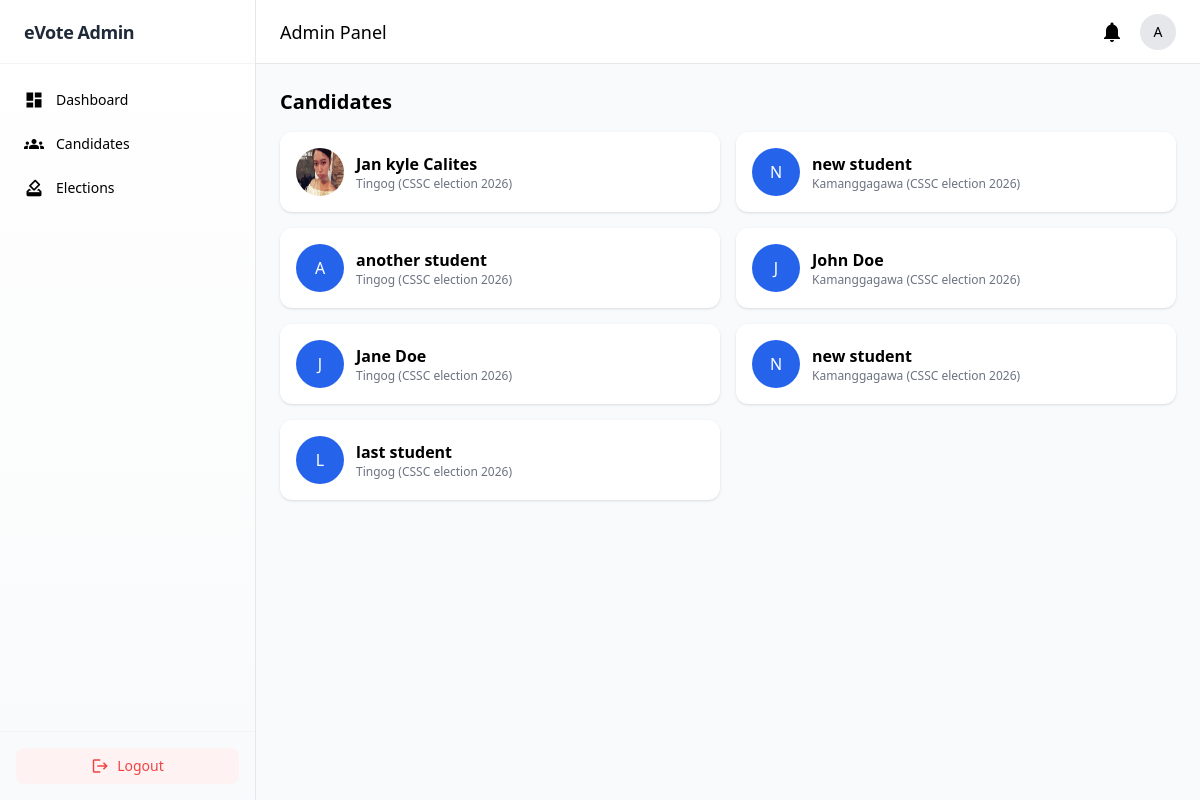
/admin_candidate_list/ (signed in), run on an earlier commit of the app's database.
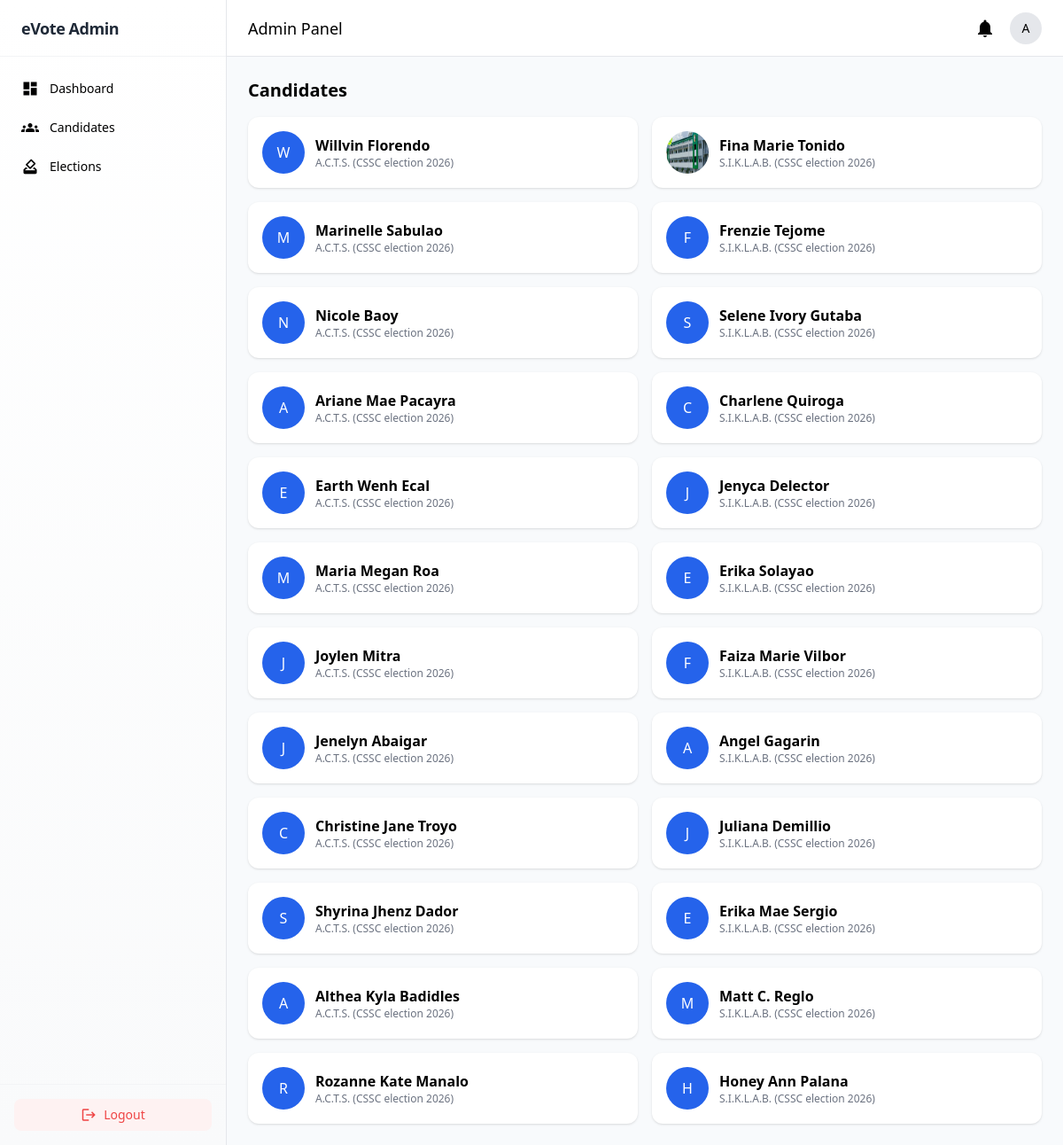
And on a later commit of the database.
### election/models.py (models this page shows, shortened)
class Candidate(models.Model):
    election = models.ForeignKey(Election, on_delete=models.CASCADE, related_name='candidates')
    position = models.ForeignKey(Position, on_delete=models.CASCADE, related_name='candidates')
    full_name = models.CharField(max_length=255)
    party = models.ForeignKey(PartyList, on_delete=models.SET_NULL, null=True, blank=True, related_name='candidates')
    photo = models.ImageField(upload_to='candidates/', blank=True, null=True)
    campaign_description = models.TextField()
    qualifications = models.TextField(blank=True)
    achievements = models.TextField(blank=True)
    eligibility = models.TextField(blank=True)
    platform = models.TextField(blank=True)
    course = models.CharField(max_length=100, blank=True, null=True)
    year_level = models.CharField(max_length=20, blank=True, null=True)
    section = models.CharField(max_length=20, blank=True, null=True)
    is_active = models.BooleanField(default=True)

class PartyList(models.Model):
    election = models.ForeignKey(Election, on_delete=models.CASCADE, related_name='parties')
    name = models.CharField(max_length=255)
    description = models.TextField(blank=True)
    logo = models.ImageField(upload_to='party_logos/', blank=True, null=True)
    slogan = models.CharField(max_length=255, blank=True)
    is_active = models.BooleanField(default=True)
    def __str__(self):
        return f"{self.name} ({self.election.title})"

class Election(models.Model):
    title = models.CharField(max_length=255)
    description = models.TextField(blank=True)
    start_datetime = models.DateTimeField()
    end_datetime = models.DateTimeField()
    is_active = models.BooleanField(default=False)
    created_at = models.DateTimeField(auto_now_add=True)

### election/views.py (the view)
# urls.py: path('admin_candidate_list/', views.admin_candidate_list, name='admin_candidate_list'),
@login_required(login_url="admin_login")
def admin_candidate_list(request):
    if not request.user.is_superuser:
        return redirect("admin_login")
    return render(
        request,
        "admins/admin_candidates.html",
        {"candidates": Candidate.objects.all()},
    )

### election/context_processors.py (called while the page is built)
def election_status(request):
    return get_election_status()

### election/utils.py (called while the page is built)
def get_election_status():
    election = Election.objects.first()
    if not election:
        return {
            "status": "none",
            "election": None
        }
    now = timezone.now()
    if election.start_datetime and now < election.start_datetime:
        return {
            "status": "upcoming",
            "election": election
        }
    if election.end_datetime and now > election.end_datetime:
        return {
            "status": "closed",
            "election": election
        }
    if election.is_active:
        return {
            "status": "active",
            "election": election
        }
    return {
        "status": "closed",
        "election": election
    }

### templates/admins/admin_candidates.html
{% extends "admins/admin_base.html" %}
{% block content %}
<h1 class="text-xl font-bold mb-4">Candidates</h1>
<div class="grid md:grid-cols-2 gap-4">
{% for c in candidates %}
<div class="bg-white p-4 rounded-xl shadow flex items-center gap-3">
    {% if c.photo %}
        <img src="{{ c.photo.url }}" class="w-12 h-12 rounded-full">
    {% else %}
        <div class="w-12 h-12 bg-blue-600 text-white flex items-center justify-center rounded-full">
            {{ c.full_name|slice:":1"|upper }}
        </div>
    {% endif %}
    <div>
        <p class="font-semibold">{{ c.full_name }}</p>
        <p class="text-xs text-gray-500">{{ c.party }}</p>
    </div>
</div>
{% endfor %}
</div>
{% endblock %}

### templates/admins/admin_base.html (shortened to what this page needs)
<!DOCTYPE html>
<html lang="en">
<head>
    <script src="https://cdn.tailwindcss.com"></script>
</head>
<body class="min-h-screen flex flex-col md:flex-row">
<aside id="sidebar"
       class="fixed md:sticky top-0 left-0 h-screen w-64
              bg-gradient-to-b from-white to-gray-50
              border-r border-gray-200
              flex flex-col
              transform -translate-x-full md:translate-x-0
              transition-transform duration-300 z-50">
    <div class="h-16 flex items-center px-6 border-b border-gray-100">
        <h2 class="text-lg font-semibold text-gray-800 tracking-tight">
            eVote Admin
        </h2>
    </div>
    <nav class="flex-1 px-3 py-4 space-y-1 text-sm">
        <a href="{% url 'admin_dashboard' %}" data-url="{% url 'admin_dashboard' %}"
           class="navLink group relative flex items-center gap-3 px-3 py-2.5 rounded-xl hover:bg-gray-100">
            <span class="material-icons text-[20px]">dashboard</span>
            <span>Dashboard</span>
        </a>
        <a href="{% url 'admin_candidate_list' %}" data-url="{% url 'admin_candidate_list' %}"
           class="navLink group relative flex items-center gap-3 px-3 py-2.5 rounded-xl hover:bg-gray-100">
            <span class="material-icons text-[20px]">groups</span>
            <span>Candidates</span>
        </a>
        <a href="{% url 'admin_election_list' %}" data-url="{% url 'admin_election_list' %}"
           class="navLink group relative flex items-center gap-3 px-3 py-2.5 rounded-xl hover:bg-gray-100">
            <span class="material-icons text-[20px]">how_to_vote</span>
            <span>Elections</span>
        </a>
    </nav>
    <div class="p-4 border-t border-gray-100">
        <a href="{% url 'logout' %}"
           class="flex items-center justify-center gap-2 w-full
                  bg-red-50 text-red-500 py-2 rounded-lg text-sm
                  hover:bg-red-100 transition">
            <span class="material-icons text-[18px]">logout</span>
            Logout
        </a>
    </div>
</aside>
<div class="flex-1 flex flex-col">
    <header class="hidden md:flex h-16 bg-white border-b items-center justify-between px-6">
        <h1 class="text-lg font-medium">Admin Panel</h1>
        <div class="flex items-center gap-4">
            <span class="material-icons">notifications</span>
            <div class="w-9 h-9 bg-gray-200 rounded-full flex items-center justify-center text-sm">
                A
            </div>
        </div>
    </header>
    <main id="mainContent" class="flex-1 p-4 md:p-6">
        <div class="max-w-7xl mx-auto">
            {% block content %}{% endblock %}
        </div>
    </main>
</div>
</body>
</html>

### templates/admins/admin_base.html (style rules this page uses)
body { background: #f8fafc; }

What changed in the data, as far as the page shows it:
removed Candidate: photo (picture), full_name "Jan kyle Calites", party "Tingog (CSSC election 2026)"
changed Candidate: full_name "N" → "W"; full_name "new student" → "Willvin Florendo"; party "Kamanggagawa (CSSC election 2026)" → "A.C.T.S. (CSSC election 2026)"
changed Candidate: photo: picture added; full_name "another student" → "Fina Marie Tonido"; party "Tingog (CSSC election 2026)" → "S.I.K.L.A.B. (CSSC election 2026)"; full_name "A" → (not shown)
changed Candidate: full_name "J" → "M"; full_name "John Doe" → "Marinelle Sabulao"; party "Kamanggagawa (CSSC election 2026)" → "A.C.T.S. (CSSC election 2026)"
changed Candidate: full_name "J" → "F"; full_name "Jane Doe" → "Frenzie Tejome"; party "Tingog (CSSC election 2026)" → "S.I.K.L.A.B. (CSSC election 2026)"
changed Candidate: full_name "new student" → "Nicole Baoy"; party "Kamanggagawa (CSSC election 2026)" → "A.C.T.S. (CSSC election 2026)"
changed Candidate: full_name "L" → "S"; full_name "last student" → "Selene Ivory Gutaba"; party "Tingog (CSSC election 2026)" → "S.I.K.L.A.B. (CSSC election 2026)"
added Candidate: full_name "A", full_name "Ariane Mae Pacayra", party "A.C.T.S. (CSSC election 2026)"
added Candidate: full_name "C", full_name "Charlene Quiroga", party "S.I.K.L.A.B. (CSSC election 2026)"
added Candidate: full_name "E", full_name "Earth Wenh Ecal", party "A.C.T.S. (CSSC election 2026)"
added Candidate: full_name "J", full_name "Jenyca Delector", party "S.I.K.L.A.B. (CSSC election 2026)"
added Candidate: full_name "M", full_name "Maria Megan Roa", party "A.C.T.S. (CSSC election 2026)"
added Candidate: full_name "E", full_name "Erika Solayao", party "S.I.K.L.A.B. (CSSC election 2026)"
added Candidate: full_name "J", full_name "Joylen Mitra", party "A.C.T.S. (CSSC election 2026)"
added Candidate: full_name "F", full_name "Faiza Marie Vilbor", party "S.I.K.L.A.B. (CSSC election 2026)"
added Candidate: full_name "J", full_name "Jenelyn Abaigar", party "A.C.T.S. (CSSC election 2026)"
added Candidate: full_name "A", full_name "Angel Gagarin", party "S.I.K.L.A.B. (CSSC election 2026)"
added Candidate: full_name "C", full_name "Christine Jane Troyo", party "A.C.T.S. (CSSC election 2026)"
added Candidate: full_name "J", full_name "Juliana Demillio", party "S.I.K.L.A.B. (CSSC election 2026)"
added Candidate: full_name "S", full_name "Shyrina Jhenz Dador", party "A.C.T.S. (CSSC election 2026)"
added Candidate: full_name "E", full_name "Erika Mae Sergio", party "S.I.K.L.A.B. (CSSC election 2026)"
added Candidate: full_name "A", full_name "Althea Kyla Badidles", party "A.C.T.S. (CSSC election 2026)"
added Candidate: full_name "M", full_name "Matt C. Reglo", party "S.I.K.L.A.B. (CSSC election 2026)"
added Candidate: full_name "R", full_name "Rozanne Kate Manalo", party "A.C.T.S. (CSSC election 2026)"
added Candidate: full_name "H", full_name "Honey Ann Palana", party "S.I.K.L.A.B. (CSSC election 2026)"
